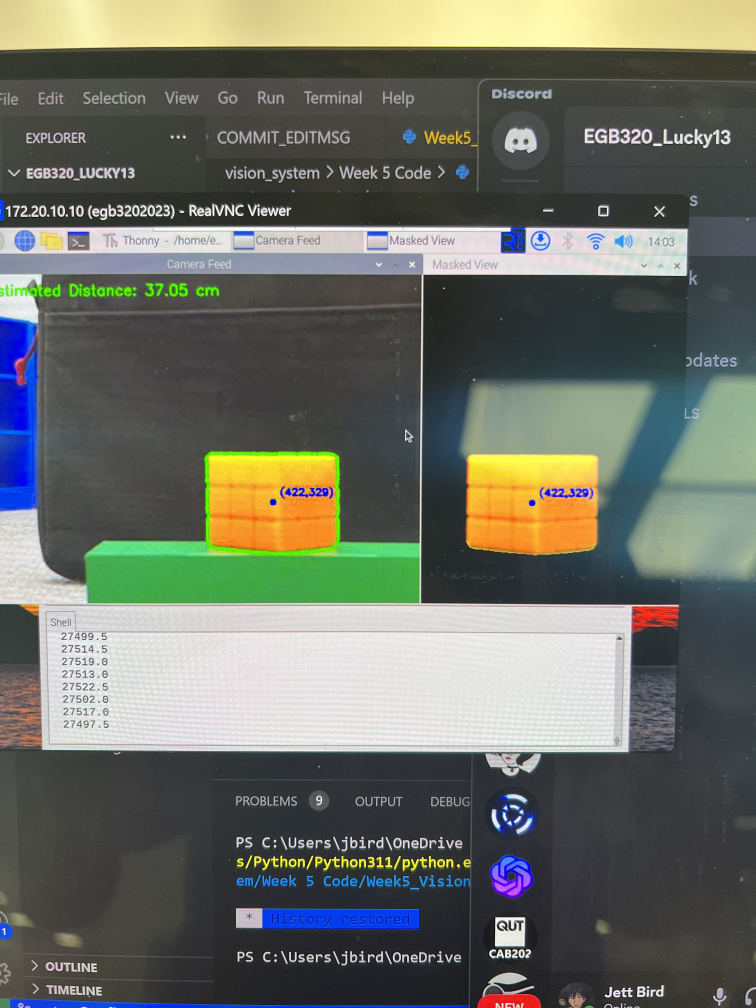
#> input picture Jett's Code Valut/Presentaion_Files/IMG_6655.jpg, 3024 x 4032 px, given in place of the camera (shown at 1/4 size)
$ python test.py
#> lines starting #> are read from the running program, lines starting #| are printed output that depends on the picture; after the words box and inside, x2 and y2 are one past the last pixel; in counts of white or black regions, pixels touching at a corner belong together
import cv2
import numpy as np

# Initialize camera
cap = cv2.VideoCapture(0)  # 0 for default camera, adjust if necessary

# Set camera properties
cap.set(cv2.CAP_PROP_FRAME_WIDTH, 640)
cap.set(cv2.CAP_PROP_FRAME_HEIGHT, 480)

# Create named windows for the camera feed and masked view
cv2.namedWindow('Camera Feed')
cv2.namedWindow('Masked View')

while True:
    ret, frame = cap.read()  # Capture a frame from the camera
#> frame is the input picture: shape (4032, 3024, 3); mean B, G, R 101, 109.9, 106.3

    # Convert the frame to HSV color space
    hsv_frame = cv2.cvtColor(frame, cv2.COLOR_BGR2HSV)
#> hsv_frame: shape (4032, 3024, 3); mean H, S, V 67, 47, 119.3

    # Define the range of orange color in HSV
    lower_bound = np.array([10, 100, 100])
    upper_bound = np.array([30, 255, 255])

    # Create a mask for the orange color
    orange_mask = cv2.inRange(hsv_frame, lower_bound, upper_bound)
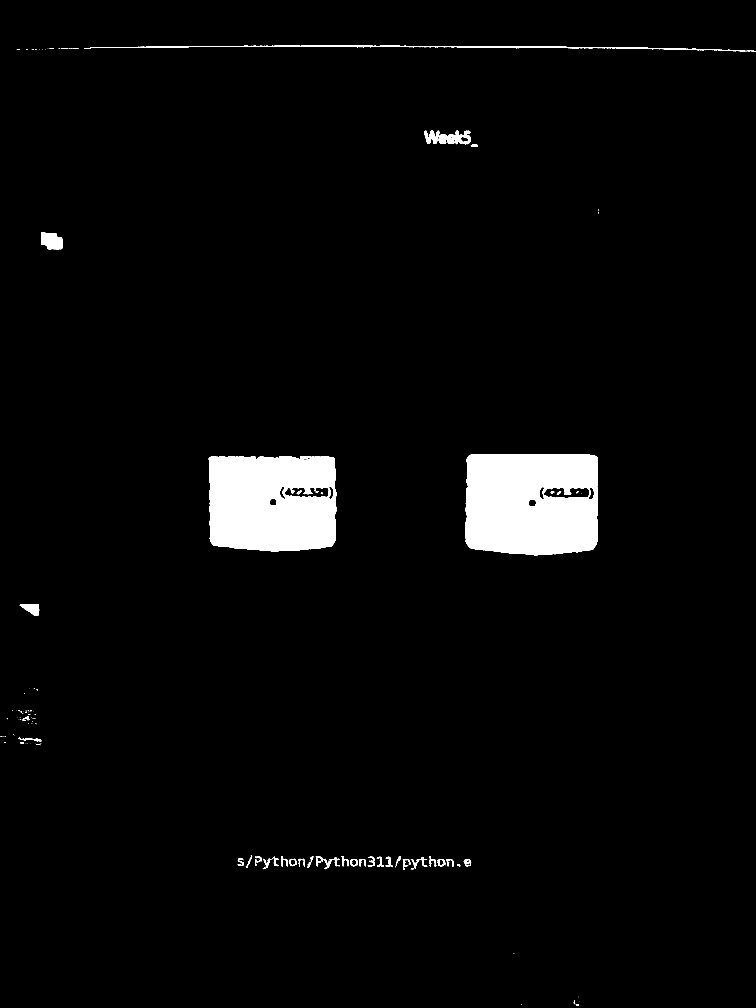
#> orange_mask: shape (4032, 3024) (shown at 1/4 size); 3.3% white; 306 white regions (236 under 20 px)

    # Find contours in the mask
    contours, _ = cv2.findContours(orange_mask, cv2.RETR_EXTERNAL, cv2.CHAIN_APPROX_SIMPLE)
#> contours = 299 contours, 244 with area under 20; largest, box (x1, y1, x2, y2) and area: (1862, 1817, 2392, 2222) 203688, (835, 1824, 1345, 2206) 183871, (336, 182, 2984, 205) 6565, (164, 928, 249, 997) 4559, (79, 2416, 157, 2463) 2158

    # Find the contour with the largest area (majority of orange pixels)
    largest_contour = max(contours, key=cv2.contourArea, default=None)
#> largest_contour = contour of 437 points, box (x1, y1, x2, y2) (1862, 1817, 2392, 2222), area 203688

    # Find the bounding rectangle of the largest contour
    x, y, w, h = cv2.boundingRect(largest_contour)
#> x = 1862; y = 1817; w = 530; h = 405

    # Check if the bounding rectangle touches the edge of the frame
    edge_touching = x == 0 or y == 0 or x + w == frame.shape[1] or y + h == frame.shape[0]
#> edge_touching = False

    if edge_touching:
        # Draw a red rectangle around the largest contour
        cv2.rectangle(frame, (x, y), (x + w, y + h), (0, 0, 255), 2)
        cv2.putText(frame, "Edge Touching", (x, y - 10), cv2.FONT_HERSHEY_SIMPLEX, 0.5, (0, 0, 255), 2)

    # Display the camera feed
    cv2.imshow('Camera Feed', frame)

    # Wait for a key press and check if it's the 'q' key to exit the loop
    key = cv2.waitKey(1)
#> (key q is pressed here)
    if key == ord('q'):
        break

# Release the camera and close all windows
cap.release()
cv2.destroyAllWindows()
